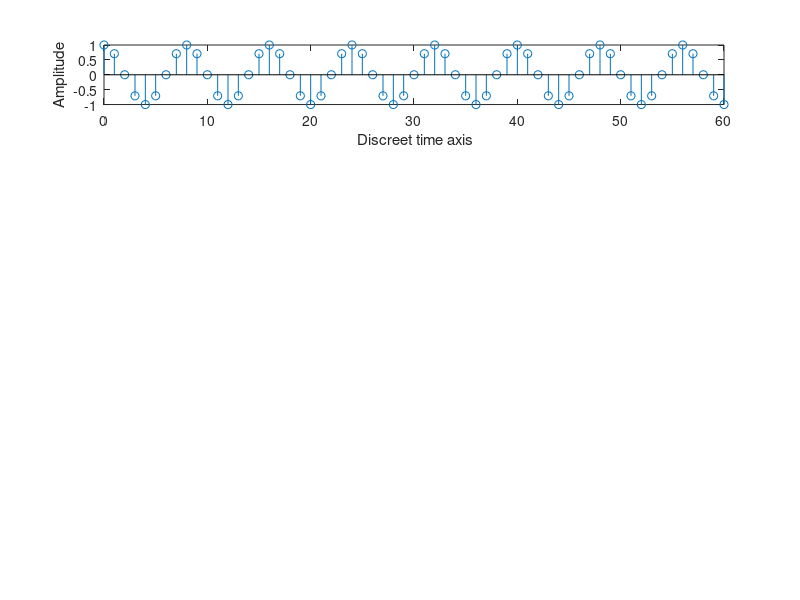

Here is the MATLAB script that generated this plot: (Note: this script raises an error after producing the figure.)
clear all;
clc;

N=100;
n=0:N-1;
s=cos(0.25*pi*n);
w=rand(1,N)-0.5;
y=s+w;
ryy=conv(y,fliplr(y));
rww=conv(w,fliplr(w));
rsw=conv(s,fliplr(w));
ryw=conv(y,fliplr(w));
k=-30:30;
figure(1)
subplot(5,1,1);
stem(n(1:61),s(1:61));
xlabel(' Discreet time axis');
ylabel('Amplitude');
Legend('S(n)');

subplot(5,1,2);
stem(k,ryy(70:130));
xlabel(' Discreet time axis');
ylabel('Amplitude');
Legend('r-y-y[k]');

subplot(5,1,3);
stem(k,rsw(70:130));
xlabel(' Discreet time axis');
ylabel('Amplitude');
Legend('r-s-w[k]');

subplot(5,1,4);
stem(k,rww(70:130));
xlabel(' Discreet time axis');
ylabel('Amplitude');
Legend('r-w-w[k]');

subplot(5,1,5);
stem(k,ryw(70:130));
xlabel(' Discreet time axis');
ylabel('Amplitude');
Legend('r-y-w[k]');